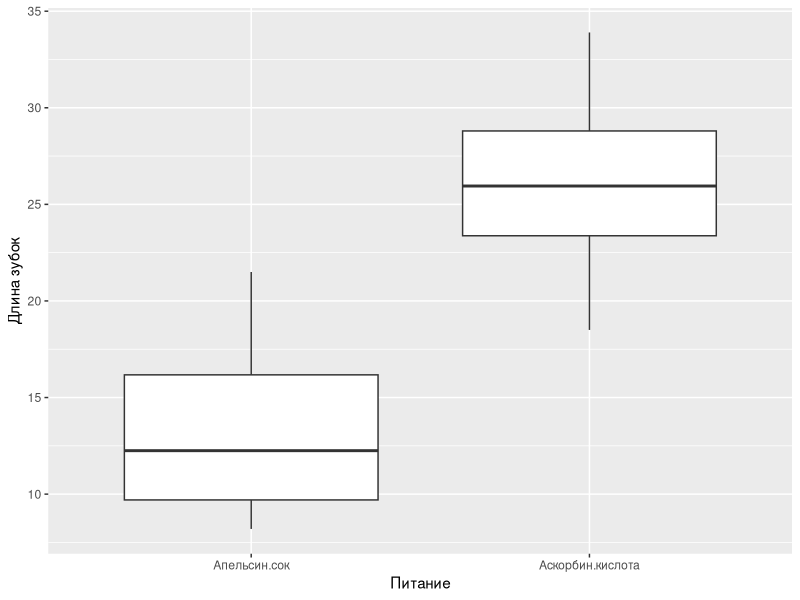

Reproduce this figure in R.
library(ggplot2)

t1 <- subset(ToothGrowth, supp == 'OJ' & dose == 0.5)
t2 <- subset(ToothGrowth, supp == 'VC' & dose == 2.0)
t.test(t1$len, t2$len)

g <- rbind(t1, t2)
g$supp <- factor(g$supp, labels=c('Апельсин.сок', 'Аскорбин.кислота'))
ggplot(data=g, aes(supp, len)) +
  geom_boxplot()+
  xlab('Питание')+
  ylab('Длина зубок')
